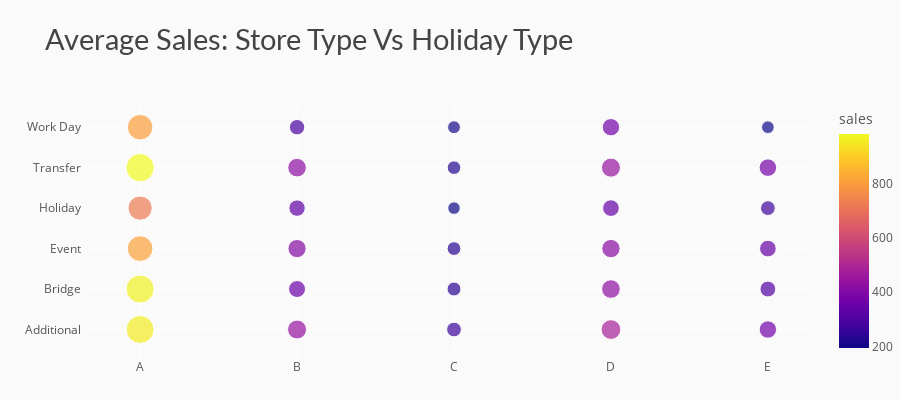

Notebook code cell kept with this figure:
### Code cell
# Store Analysis
# data
df_st_ht = df_train1.groupby(['store_type','holiday_type']).agg({"sales" : "mean"}).reset_index()
df_st_ht['sales'] = round(df_st_ht['sales'], 2)

# chart
fig = px.scatter(df_st_ht, x='store_type', color='sales', y='holiday_type', size='sales',
                 color_discrete_sequence=px.colors.qualitative.D3,
                 title="Average Sales: Store Type Vs Holiday Type")
# styling
fig.update_yaxes(ticksuffix='  ')
fig.update_layout(height=400, xaxis_title='', yaxis_title='',
                  margin=dict(b=0),
                  plot_bgcolor='#fafafa', paper_bgcolor='#fafafa',
                  title_font=dict(size=29, color='#444', family="Lato, sans-serif"),
                  font=dict(color='#555'), 
                  hoverlabel=dict(bgcolor="#f2f2f2", font_size=13, font_family="Lato, sans-serif"))
fig.show()

### Figure 1 — Plotly figure (JSON) as saved in the notebook; plotly's stock layout.template omitted (floating-point values rounded to 4 significant figures)
{"data": [{"hovertemplate": "store_type=%{x}<br>holiday_type=%{y}<br>sales=%{marker.color}<extra></extra>", "legendgroup": "", "marker": {"color": [957.7, 969.8, 813.6, 723.3, 984.6, 803.8, 445.1, 355.8, 409.9, 332.5, 426.6, 292.6, 267.2, 239.9, 233.7, 193.9, 226.7, 202.5, 480.4, 428.4, 417.0, 344.4, 448.1, 371.9, 374.0, 310.1, 343.2, 269.6, 379.7, 197.7], "coloraxis": "coloraxis", "size": [957.7, 969.8, 813.6, 723.3, 984.6, 803.8, 445.1, 355.8, 409.9, 332.5, 426.6, 292.6, 267.2, 239.9, 233.7, 193.9, 226.7, 202.5, 480.4, 428.4, 417.0, 344.4, 448.1, 371.9, 374.0, 310.1, 343.2, 269.6, 379.7, 197.7], "sizemode": "area", "sizeref": 2.462, "symbol": "circle"}, "mode": "markers", "name": "", "orientation": "v", "showlegend": false, "type": "scatter", "x": ["A", "A", "A", "A", "A", "A", "B", "B", "B", "B", "B", "B", "C", "C", "C", "C", "C", "C", "D", "D", "D", "D", "D", "D", "E", "E", "E", "E", "E", "E"], "xaxis": "x", "y": ["Additional", "Bridge", "Event", "Holiday", "Transfer", "Work Day", "Additional", "Bridge", "Event", "Holiday", "Transfer", "Work Day", "Additional", "Bridge", "Event", "Holiday", "Transfer", "Work Day", "Additional", "Bridge", "Event", "Holiday", "Transfer", "Work Day", "Additional", "Bridge", "Event", "Holiday", "Transfer", "Work Day"], "yaxis": "y"}], "layout": {"coloraxis": {"colorbar": {"title": {"text": "sales"}}, "colorscale": [[0, "#0d0887"], [0.1111, "#46039f"], [0.2222, "#7201a8"], [0.3333, "#9c179e"], [0.4444, "#bd3786"], [0.5556, "#d8576b"], [0.6667, "#ed7953"], [0.7778, "#fb9f3a"], [0.8889, "#fdca26"], [1, "#f0f921"]]}, "font": {"color": "#555"}, "height": 400, "hoverlabel": {"bgcolor": "#f2f2f2", "font": {"family": "Lato, sans-serif", "size": 13}}, "legend": {"itemsizing": "constant", "tracegroupgap": 0}, "margin": {"b": 0}, "paper_bgcolor": "#fafafa", "plot_bgcolor": "#fafafa", "title": {"font": {"color": "#444", "family": "Lato, sans-serif", "size": 29}, "text": "Average Sales: Store Type Vs Holiday Type"}, "xaxis": {"anchor": "y", "domain": [0, 1], "title": {"text": ""}}, "yaxis": {"anchor": "x", "domain": [0, 1], "ticksuffix": "  ", "title": {"text": ""}}}}
